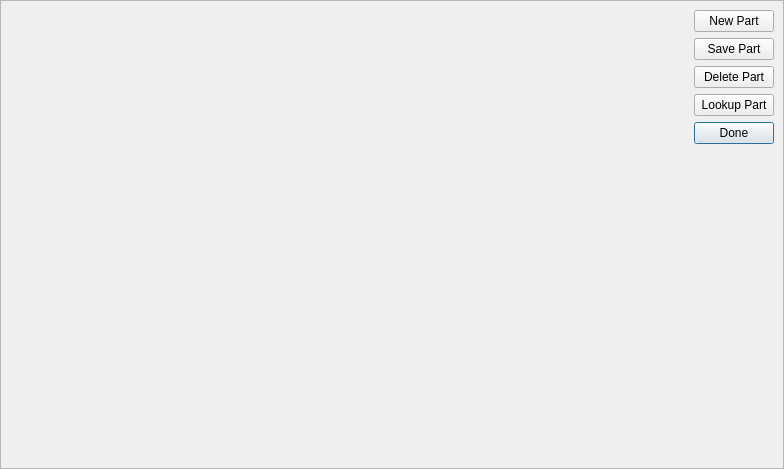
<?xml version="1.0" encoding="UTF-8"?>
<ui version="4.0">
 <class>WoPartEntry</class>
 <widget class="QFrame" name="WoPartEntry">
  <property name="geometry">
   <rect>
    <x>0</x>
    <y>0</y>
    <width>784</width>
    <height>469</height>
   </rect>
  </property>
  <property name="windowTitle">
   <string>Frame</string>
  </property>
  <property name="frameShape">
   <enum>QFrame::StyledPanel</enum>
  </property>
  <property name="frameShadow">
   <enum>QFrame::Raised</enum>
  </property>
  <layout class="QGridLayout" name="gridLayout">
   <property name="leftMargin">
    <number>0</number>
   </property>
   <property name="topMargin">
    <number>0</number>
   </property>
   <property name="rightMargin">
    <number>0</number>
   </property>
   <item row="0" column="0">
    <widget class="QcjDataFrame" name="dataFrame">
     <property name="toolTip">
      <string/>
     </property>
     <property name="whatsThis">
      <string/>
     </property>
     <property name="xml_definition" stdset="0">
      <string>form_definition</string>
     </property>
     <layout class="QVBoxLayout" name="verticalLayout">
      <property name="margin">
       <number>0</number>
      </property>
      <item>
       <widget class="QFrame" name="frame">
        <property name="sizePolicy">
         <sizepolicy hsizetype="Preferred" vsizetype="Maximum">
          <horstretch>0</horstretch>
          <verstretch>0</verstretch>
         </sizepolicy>
        </property>
        <property name="frameShape">
         <enum>QFrame::NoFrame</enum>
        </property>
        <property name="frameShadow">
         <enum>QFrame::Raised</enum>
        </property>
        <layout class="QHBoxLayout">
         <property name="spacing">
          <number>6</number>
         </property>
         <property name="margin">
          <number>0</number>
         </property>
         <item>
          <widget class="QcjDataForm" name="dataForm">
           <property name="sizePolicy">
            <sizepolicy hsizetype="Preferred" vsizetype="Maximum">
             <horstretch>0</horstretch>
             <verstretch>0</verstretch>
            </sizepolicy>
           </property>
           <property name="toolTip">
            <string/>
           </property>
           <property name="whatsThis">
            <string>&lt;html&gt;This form is for adding and modifying parts to a workorder. It's xml form name is &lt;em&gt;woparts_form&lt;/em&gt;&lt;/html&gt;</string>
           </property>
           <property name="xml_definition" stdset="0">
            <string>woparts_form</string>
           </property>
          </widget>
         </item>
         <item>
          <widget class="QFrame" name="frame_2">
           <property name="sizePolicy">
            <sizepolicy hsizetype="Maximum" vsizetype="Preferred">
             <horstretch>0</horstretch>
             <verstretch>0</verstretch>
            </sizepolicy>
           </property>
           <property name="frameShape">
            <enum>QFrame::NoFrame</enum>
           </property>
           <property name="frameShadow">
            <enum>QFrame::Raised</enum>
           </property>
           <layout class="QVBoxLayout" name="_2">
            <property name="spacing">
             <number>6</number>
            </property>
            <item>
             <widget class="QPushButton" name="newBtn">
              <property name="text">
               <string>New Part</string>
              </property>
             </widget>
            </item>
            <item>
             <widget class="QPushButton" name="saveBtn">
              <property name="text">
               <string>Save Part</string>
              </property>
              <property name="default">
               <bool>false</bool>
              </property>
             </widget>
            </item>
            <item>
             <widget class="QPushButton" name="deleteBtn">
              <property name="text">
               <string>Delete Part</string>
              </property>
             </widget>
            </item>
            <item>
             <widget class="QPushButton" name="lookupBtn">
              <property name="text">
               <string>Lookup Part</string>
              </property>
             </widget>
            </item>
            <item>
             <widget class="QPushButton" name="doneBtn">
              <property name="text">
               <string>Done</string>
              </property>
              <property name="default">
               <bool>true</bool>
              </property>
             </widget>
            </item>
            <item>
             <spacer>
              <property name="orientation">
               <enum>Qt::Vertical</enum>
              </property>
              <property name="sizeType">
               <enum>QSizePolicy::Maximum</enum>
              </property>
              <property name="sizeHint" stdset="0">
               <size>
                <width>20</width>
                <height>40</height>
               </size>
              </property>
             </spacer>
            </item>
           </layout>
          </widget>
         </item>
        </layout>
       </widget>
      </item>
      <item>
       <widget class="QcjDataTable" name="dataTable">
        <property name="toolTip">
         <string/>
        </property>
        <property name="whatsThis">
         <string>&lt;html&gt;This form is for viewing and selecting parts of a workorder. It's xml form name is &lt;em&gt;woparts_table&lt;/em&gt;&lt;/html&gt;</string>
        </property>
        <property name="xml_definition" stdset="0">
         <string>woparts_table</string>
        </property>
       </widget>
      </item>
     </layout>
    </widget>
   </item>
  </layout>
 </widget>
 <customwidgets>
  <customwidget>
   <class>QcjDataForm</class>
   <extends>QFrame</extends>
   <header>QcjData/QcjDataForm.h</header>
  </customwidget>
  <customwidget>
   <class>QcjDataFrame</class>
   <extends>QFrame</extends>
   <header>QcjData/QcjDataFrame.h</header>
   <container>1</container>
  </customwidget>
  <customwidget>
   <class>QcjDataTable</class>
   <extends>QFrame</extends>
   <header>QcjData/QcjDataTable.h</header>
  </customwidget>
 </customwidgets>
 <resources/>
 <connections/>
</ui>
